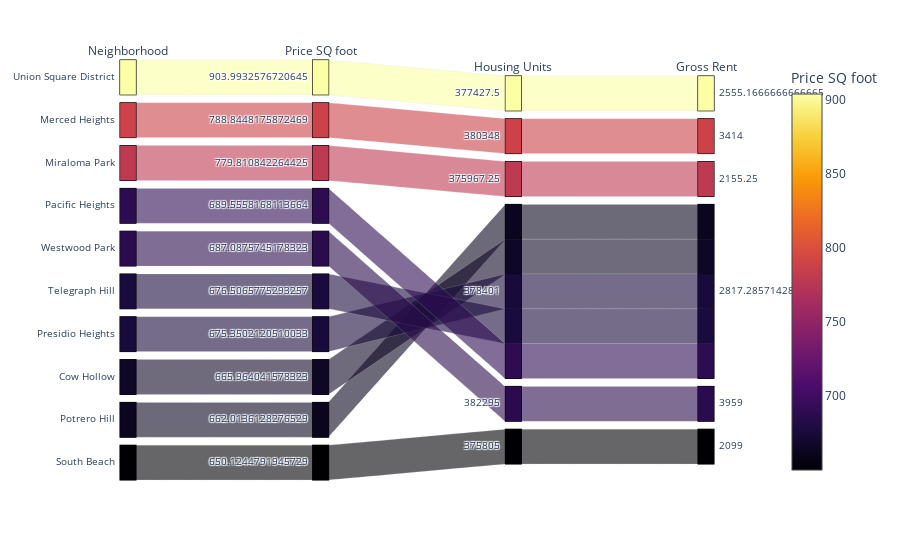

The code cell stored with this chart in its notebook:
### Code cell
parallel_categories()

### Figure 1 — Plotly figure (JSON) as saved in the notebook; plotly's stock layout.template omitted (floating-point values rounded to 4 significant figures)
{"data": [{"dimensions": [{"label": "Neighborhood", "values": ["Union Square District", "Merced Heights", "Miraloma Park", "Pacific Heights", "Westwood Park", "Telegraph Hill", "Presidio Heights", "Cow Hollow", "Potrero Hill", "South Beach"]}, {"label": "Price SQ foot", "values": [904.0, 788.8, 779.8, 689.6, 687.1, 676.5, 675.4, 666.0, 662.0, 650.1]}, {"label": "Housing Units", "values": [377400.0, 380348, 376000.0, 378401, 382295, 378401, 378401, 378401, 378401, 375805]}, {"label": "Gross Rent", "values": [2555.0, 3414, 2155.0, 2817.0, 3959, 2817.0, 2817.0, 2817.0, 2817.0, 2099]}], "domain": {"x": [0, 0.98], "y": [0, 1]}, "line": {"color": [904.0, 788.8, 779.8, 689.6, 687.1, 676.5, 675.4, 666.0, 662.0, 650.1], "coloraxis": "coloraxis"}, "name": "", "type": "parcats"}], "layout": {"autosize": true, "coloraxis": {"colorbar": {"title": {"text": "Price SQ foot"}}, "colorscale": [[0, "#000004"], [0.1111, "#1b0c41"], [0.2222, "#4a0c6b"], [0.3333, "#781c6d"], [0.4444, "#a52c60"], [0.5556, "#cf4446"], [0.6667, "#ed6925"], [0.7778, "#fb9b06"], [0.8889, "#f7d13d"], [1, "#fcffa4"]]}, "legend": {"tracegroupgap": 0}, "margin": {"t": 60}}}
